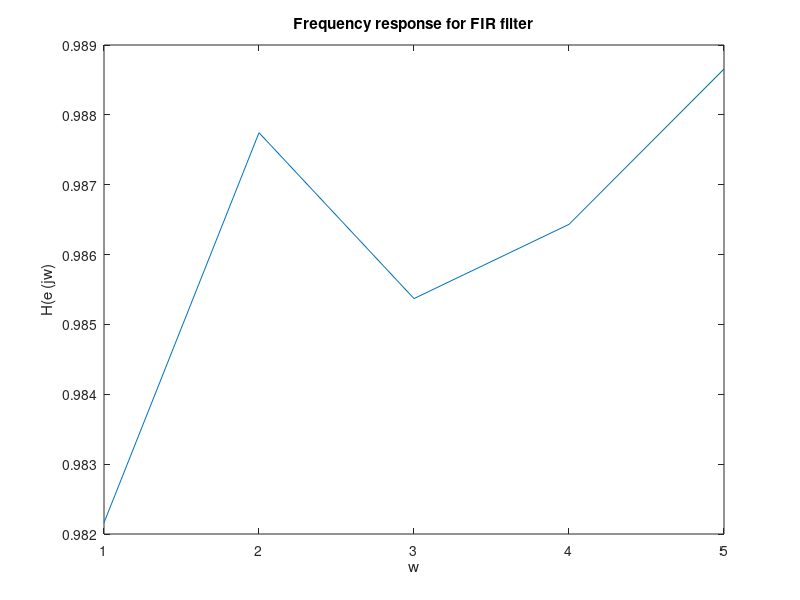

Source code (MATLAB):
w0 = pi/4;
r0 = 0.9;

b0 = (1-(2*r0*cos(w0))+(r0*r0))/(2*(1-cos(w0)));

b1 = [1, -2*cos(w0), 1];
b2 = b1*b0;

a = [1,-2*r0*cos(w0),r0*r0];

[h,w] = freqz(b2, a, 'whole', 2001);
plot(abs(h));
xlabel("w");
ylabel("H(e^ (jw)");
title("Frequency response for FIR filter");